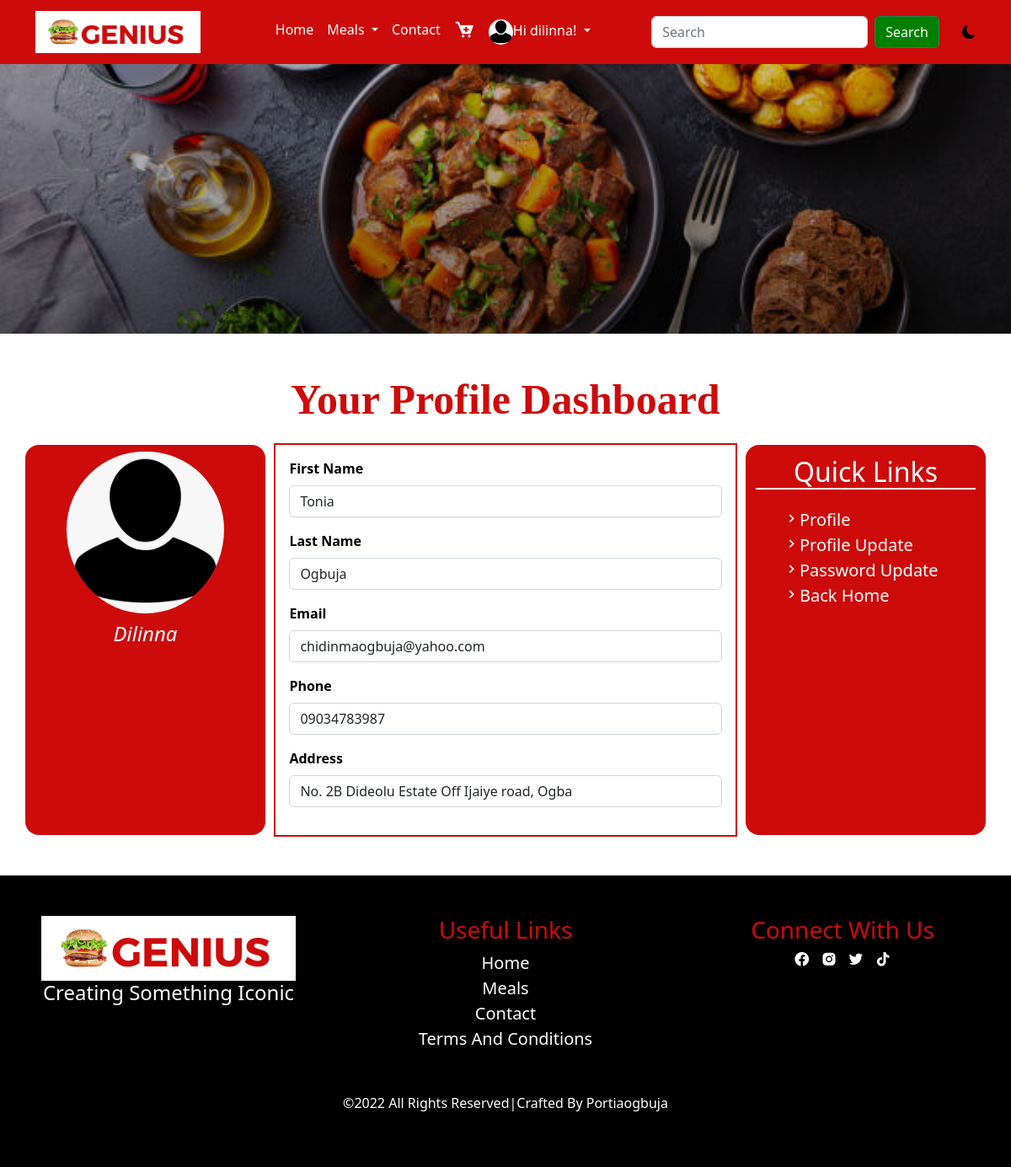
The page /profile (signed in) on the database its author committed.
### main/models.py (models this page shows, shortened)
class AppInfo(models.Model):
   title = models.CharField(max_length=50)
   logo = models.ImageField(upload_to='logo')
   carousel1 = models.ImageField(upload_to='carousel')
   carousel2 = models.ImageField(upload_to='carousel')
   carousel3 = models.ImageField(upload_to='carousel')
   banner = models.ImageField(upload_to='banner')
   copyright = models.IntegerField()

class Customer(models.Model):
    user = models.OneToOneField(User, on_delete=models.CASCADE)
    first_name = models.CharField(max_length=50)
    last_name = models.CharField(max_length=50)
    email = models.EmailField(max_length=100)
    address = models.CharField(max_length=200)
    phone =  models.CharField(max_length=50)
    pix = models.ImageField(upload_to='customer', default='customer/avatar.png', blank=True, null=True)

### main/views.py (the view)
# urls.py: path('profile', views.profile, name='profile'),
@login_required(login_url='signin')
def profile(request):
    userprof = Customer.objects.get(user__username = request.user.username)
    context = {
        'userprof':userprof
    }
    return render(request, 'profile.html', context)

### main/context_processor.py (called while the page is built)
def appdetail(request):
    info = AppInfo.objects.get(pk=1)
    meal = Category.objects.all()
    context = {
        'info':info,
        'meal':meal
    }
    return context

### main/templates/profile.html
{% extends 'base.html' %}
{% block header %} {% include 'header.html' %} {% endblock header %}
{% block banner %} {% include 'banner.html' %} {% endblock banner %}
{% block content %}
<div class="container mt-5 mb-5">
  <h1 class="title text-center mb-4">your profile dashboard</h1>
  <div class="row">
    <div class="col-12 col-md-3 pavat">
      <img src="{{userprof.pix.url}}" alt="">
      <h4>{{userprof.user}}</h4>
    </div>
    <div class="col-12 col-md-6 pform">
      <form>
        <div class="mb-3">
          <label for="exampleInputEmail1" class="form-label">first name</label>
          <input type="text" value="{{userprof.first_name}}" class="form-control" id="exampleInputEmail1" aria-describedby="emailHelp">
        </div>
        <div class="mb-3">
          <label for="exampleInputEmail1" class="form-label">last name</label>
          <input type="text" value="{{userprof.last_name}}" class="form-control" id="exampleInputEmail1" aria-describedby="emailHelp">
        </div>
        <div class="mb-3">
          <label for="exampleInputEmail1" class="form-label">email</label>
          <input type="email" value="{{userprof.email}}" class="form-control" id="exampleInputEmail1" aria-describedby="emailHelp">
        </div>
        <div class="mb-3">
          <label for="exampleInputEmail1" class="form-label">phone</label>
          <input type="text" value="{{userprof.phone}}" class="form-control" id="exampleInputEmail1" aria-describedby="emailHelp">
        </div>
        <div class="mb-3">
          <label for="exampleInputEmail1" class="form-label">address</label>
          <input type="text" value="{{userprof.address}}" class="form-control" id="exampleInputEmail1" aria-describedby="emailHelp">
        </div>
      </form>
    </div>
    <div class="col-12 col-md-3 qlink">
      <h2>quick links</h2>
      <ul>
        <li><a href="{% url 'profile' %}"><i class='bx bx-chevron-right'></i>profile</a></li>
        <li><a href="{% url 'profile_update' %}"><i class='bx bx-chevron-right'></i>profile update</a></li>
        <li><a href="{% url 'password_update' %}"><i class='bx bx-chevron-right'></i>password update</a></li>
        <li><a href="{% url 'home' %}"><i class='bx bx-chevron-right'></i>back home</a></li>
      </ul>
    </div>
  </div>
 </div>
{% endblock content %}
{% block footer %} {% include 'footer.html' %} {% endblock footer %}

### main/templates/header.html (shortened to what this page needs)
{% load static %}
<nav class="navbar navbar-expand-lg sticky-top">
    <div class="container">
      <a class="navbar-brand" href="#"><img src="{{info.logo.url}}" alt="" style="height: 50px;"></a>
      <div class="collapse navbar-collapse" id="navbarSupportedContent">
        <ul class="navbar-nav mx-auto mb-2 mb-lg-0">
          {% if user.is_authenticated %}
          <li class="nav-item">
            <a class="nav-link" aria-current="page" href="{% url 'home' %}">Home</a>
          </li>
          <li class="nav-item dropdown">
            <a class="nav-link dropdown-toggle" href="#" role="button" data-bs-toggle="dropdown" aria-expanded="false">
              Meals
            </a>
          </li>
          <li class="nav-item">
            <a class="nav-link" href="#contact">Contact</a>
          </li>
          <li class="nav-item">
            <a class="nav-link" href="{% url 'cart' %}"><i class='bx bxs-cart-add'></i></a>
          </li>
          <li class="nav-item dropdown">
            <a class="nav-link dropdown-toggle" href="#" role="button" data-bs-toggle="dropdown" aria-expanded="false">
              {% if user.customer %}
              <img src="{{user.customer.pix.url}}" alt="">Hi
              {% endif %}
              {% if request.user %}
               <span>{{user.username}}!</span>
              {% endif %}
            </a>
          </li>
          {% endif %}
        </ul>
        <form action="{% url 'search' %}" method="POST" class="d-flex search" role="search">
          <input class="form-control me-2" name="search" type="search" placeholder="Search" aria-label="Search">
          <button class="btn btn-outline-success" type="submit">Search</button>
        </form>
        <div class="jonah">
          <i class="bi bi-moon-fill"></i>
        </div>
      </div>
    </div>
  </nav>

### main/templates/footer.html
<div class="container-fluid footer pt-5 pb-5">
    <div class="row footer1">
      <div class="col-12 col-md-4">
        <img src="{{info.logo.url}}" alt="">
        <h4>creating something iconic</h4>
      </div>
      <div class="col-12 col-md-4">
        <h3>useful links</h3>
        <ul class="list-unstyled">
          <li><a href="">home</a></li>
          <li><a href="">meals</a></li>
          <li><a href="">contact</a></li>
          <li><a href="">terms and conditions</a></li>
        </ul>
      </div>
      <div class="col-12 col-md-4">
        <h3>connect with us</h3>
        <ul class="list-unstyled">
          <li class="list-inline-item"><i class='bx bxl-facebook-circle'></i></li>
          <li class="list-inline-item"><i class='bx bxl-instagram-alt'></i></li>
          <li class="list-inline-item"><i class='bx bxl-twitter'></i></li>
          <li class="list-inline-item"><i class='bx bxl-tiktok'></i></li>
        </ul>
      </div>
    </div>
    <hr>
    <div class="row footer2">
      <p class="text-center">&copy;2022 all rights reserved|crafted by portiaogbuja</p>
    </div>
  </div>

### main/static/css/style.css (style rules this page uses)
* { padding: 0%; margin: 0%; box-sizing: border-box; }
:root { --bg: white; --icon: black; --text: black; --card: black; }
body { background: var(--bg) !important; color: var(--text) !important; }
.jonah { margin-left: 3%; cursor: pointer; }
.navbar { background-color: #cd0b0b; }
.navbar ul a { color: white; }
.search button { background-color: green; color: white; }
.nav-item i { font-size: 25px; }
.nav-item img { height: 30px; border-radius: 100%; }
.title { text-transform: capitalize; font-family: Cambria, Cochin, Georgia, Times, 'Times New Roman', serif; font-weight: 700; color: #cd0b0b; font-size: 50px; }
.footer { background: black; }
.footer1 { text-align: center; }
.footer1 h4 { color: white; text-transform: capitalize; }
.footer1 h3 { text-transform: capitalize; color: #cd0b0b; }
.footer1 ul a { text-decoration: none; text-transform: capitalize; color: white; font-size: 20px; }
.footer1 ul i { color: white; font-size: 20px; transition: 1s; cursor: pointer; }
.footer2 { color: white; text-transform: capitalize; }
.pavat { text-align: center; background-color: #cd0b0b; border-radius: 1rem; }
.pavat img { height: 200px; border-radius: 100%; padding-top: 3%; }
.pavat h4 { margin-top: 4%; text-transform: capitalize; color: white; font-style: italic; }
.pform form { outline: 2px solid #cd0b0b; padding: 3%; }
.pform form label { text-transform: capitalize; font-weight: 600; }
.qlink { background: #cd0b0b; border-radius: 1rem; }
.qlink h2 { text-transform: capitalize; color: white; text-align: center; border-bottom: 2px solid white; padding-top: 5%; }
.qlink ul { list-style: none; padding-top: 5%; }
.qlink ul a { text-decoration: none; color: white; font-size: 20px; text-transform: capitalize; }

### rows shown on the page
AppInfo: logo (picture)
Customer: pix (placeholder picture), user "Dilinna", first_name "Tonia", last_name "Ogbuja", email "chidinmaogbuja@yahoo.com", phone "09034783987", address "No. 2B Dideolu Estate Off Ijaiye road, Ogba"

### other values the page prints
{{ user.username }} "dilinna"
